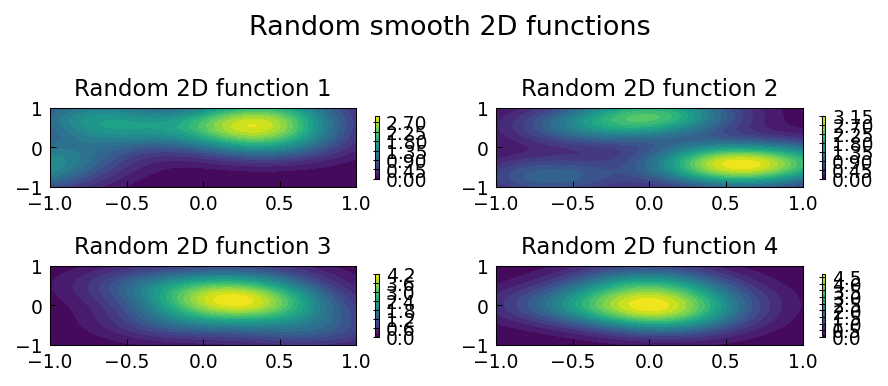

Python code for this plot:
"""Random functions in 2D (Chebfun2).

Demonstrates constructing random smooth 2D functions and exploring their
statistical properties, following approx2/Random2D.m by Nick Trefethen (April 2017).

Original MATLAB Chebfun: Copyright 2017 by The University of Oxford and
The Chebfun Developers. See https://www.chebfun.org/ for Chebfun information.
"""
import os

os.environ.setdefault("XLA_PYTHON_CLIENT_PREALLOCATE", "false")

import matplotlib

matplotlib.use("Agg")
import os
import sys

import jax
import jax.numpy as jnp
import matplotlib.pyplot as plt
import numpy as np

sys.path.insert(0, os.path.join(os.path.dirname(__file__), '..', '..', 'src'))

import chebfunjax as cj
from chebfunjax.plotting import chebfun_style

chebfun_style()


def random_chebfun2(key, n=8):
    """Build a random smooth 2D function from random Chebyshev coefficients."""
    k1, k2 = jax.random.split(key)
    # Random low-rank: sum of rank-1 terms exp(-x^2)*exp(-y^2) type
    xs = jax.random.normal(k1, (n,)) * 0.5
    ys = jax.random.normal(k2, (n,)) * 0.5

    def f(x, y):
        val = jnp.zeros_like(x + y)
        for i in range(n):
            val = val + jnp.exp(-4 * (x - xs[i])**2) * jnp.exp(-4 * (y - ys[i])**2)
        return val

    return f

def run():
    print("=" * 60)
    print("Random functions in 2D")
    print("=" * 60)

    key = jax.random.PRNGKey(42)

    # Build several random 2D functions
    fns = []
    for i in range(4):
        key, subkey = jax.random.split(key)
        fn = random_chebfun2(subkey)
        f = cj.chebfun2(fn)
        fns.append(f)
        print(f"Random function {i+1}: rank {f.rank}")

    # Verify evaluations are finite
    for i, f in enumerate(fns):
        val = float(f(jnp.array(0.0), jnp.array(0.0)))
        assert np.isfinite(val), f"Function {i} evaluation not finite"

    # Plot
    _here = os.path.dirname(os.path.abspath(__file__))
    fig, axes = plt.subplots(2, 2)
    axes = axes.ravel()
    xs = np.linspace(-1, 1, 50)
    X, Y = np.meshgrid(xs, xs)
    key = jax.random.PRNGKey(42)
    for i, ax in enumerate(axes):
        key, subkey = jax.random.split(key)
        fn = random_chebfun2(subkey)
        Z = np.array(fn(jnp.array(X), jnp.array(Y)))
        im = ax.contourf(X, Y, Z, levels=20, cmap="viridis")
        ax.set_title(f"Random 2D function {i+1}", fontsize=11)
        fig.colorbar(im, ax=ax, shrink=0.8)

    fig.suptitle("Random smooth 2D functions", fontsize=13)
    fig.tight_layout()
    fig.savefig(os.path.join(_here, "random_functions_2d.png"), dpi=150, bbox_inches="tight")
    plt.close(fig)

    print("\nAll assertions passed.")
    return True

if __name__ == "__main__":
    run()
